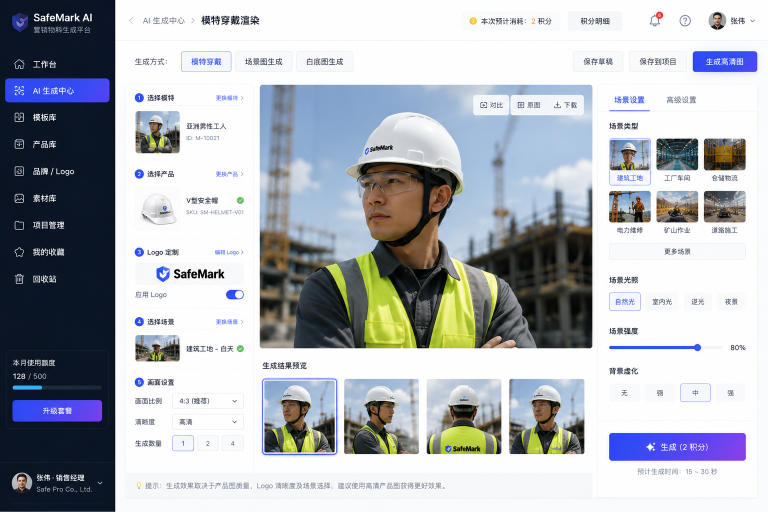
#> input picture ppe-product-admin/server/uploads/products/test.jpg, 1536 x 1024 px (shown at 1/2 size)
$ python -i human_anchor_service.py   (imports and definitions only)
#> lines starting #> are read from the running program, lines starting #| are printed output that depends on the picture; after the words box and inside, x2 and y2 are one past the last pixel; in counts of white or black regions, pixels touching at a corner belong together
#> further down, picture is the input picture: PIL image 1536x1024 RGB; mean R, G, B 175.2, 179.3, 185.7
"""Body-aware anchors for deterministic PPE placement.

The service deliberately exposes a small, model-independent anchor contract.
The current provider uses Pillow-only image measurements so it can run in the
existing AI service virtualenv.  A future DWPose provider can return the same
contract without changing the placement, mask, or generation pipeline.
"""
from __future__ import annotations

from dataclasses import asdict, dataclass
from typing import Any

from PIL import Image, ImageChops, ImageFilter


@dataclass(frozen=True)
class Box:
    x0: int
    y0: int
    x1: int
    y1: int

    @property
    def width(self) -> int:
        return max(0, self.x1 - self.x0)

    @property
    def height(self) -> int:
        return max(0, self.y1 - self.y0)

    @property
    def center_x(self) -> float:
        return (self.x0 + self.x1) / 2.0


# [87 lines left out: functions _profile, _runs, _merge_runs, _skin_mask, detect_face_box, not called in this run]


def _background_color(image: Image.Image) -> tuple[int, int, int]:
    rgb = image.convert("RGB")
    patch = max(2, round(min(rgb.size) * 0.025))
#> patch = 26
    samples: list[tuple[int, int, int]] = []
    for x0, y0 in (
        (0, 0),
        (rgb.width - patch, 0),
        (0, rgb.height - patch),
        (rgb.width - patch, rgb.height - patch),
    ):
        crop = rgb.crop((x0, y0, x0 + patch, y0 + patch)).resize((1, 1), Image.Resampling.BOX)
        samples.append(crop.getpixel((0, 0)))
#> after the loop, samples = [(10, 19, 35), (254, 254, 254), (15, 24, 40), (250, 251, 253)]
    return tuple(sum(sample[channel] for sample in samples) // len(samples) for channel in range(3))


def _subject_mask(image: Image.Image) -> Image.Image:
    """Separate a studio subject from its mostly uniform corner background."""
    rgb = image.convert("RGB")
    background = _background_color(rgb)
#> background = (132, 137, 145)
    pixels = []
    for red, green, blue in rgb.getdata():
        distance = abs(red - background[0]) + abs(green - background[1]) + abs(blue - background[2])
        pixels.append(255 if distance >= 42 else 0)
#> this loop made 1572864 passes
#> (red, green, blue, distance) on passes 1 to 3: (11, 21, 36, 346), (9, 20, 36, 349), (9, 19, 36, 350)
#> after the loop, pixels = 1572864 items
    mask = Image.new("L", rgb.size, 0)
#> mask: PIL image 1536x1024 L; every value is 0
    mask.putdata(pixels)
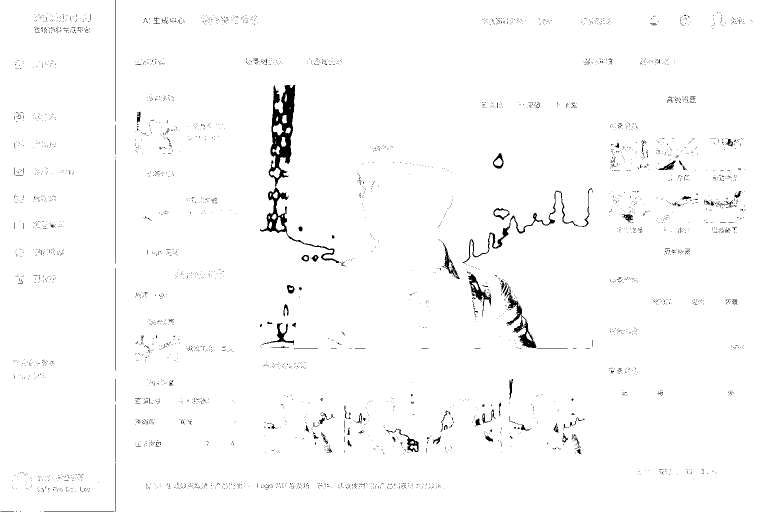
#> mask: PIL image 1536x1024 L (shown at 1/2 size); 98.3% white; 3691 black regions (3600 under 20 px), largest, box (x1, y1, x2, y2) and area: (520, 170, 679, 526) 7184, (925, 381, 1159, 527) 1595, (1012, 579, 1073, 696) 1580
    return mask.filter(ImageFilter.GaussianBlur(max(1, round(min(rgb.size) * 0.006)))).point(
        lambda value: 255 if value >= 42 else 0
    )
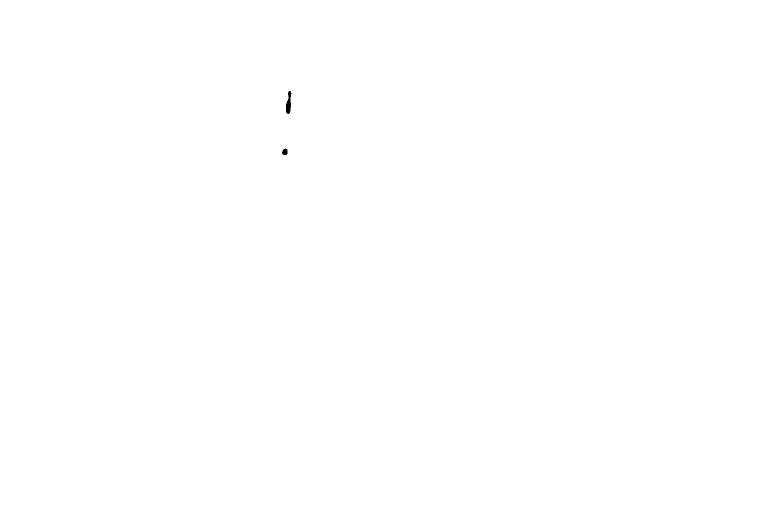
#> returned value: PIL image 1536x1024 L (shown at 1/2 size); 100% white; 2 black regions, box (x1, y1, x2, y2) and area: (572, 182, 583, 228) 324, (564, 297, 575, 310) 114


# [114 lines left out: functions _dominant_subject_box, _mask_box, _hand_boxes, _foot_boxes, analyze_body_anchors, not called in this run]


def _center(box: dict[str, int]) -> tuple[float, float]:
    return (box["x0"] + box["x1"]) / 2.0, (box["y0"] + box["y1"]) / 2.0


# [9 lines left out: function resolve_ppe_placements, not called in this run]


def public_anchor_metadata(anchors: dict[str, Any]) -> dict[str, Any]:
    """Drop the in-memory mask before persisting JSON metadata."""
    return {key: value for key, value in anchors.items() if key != "subject_mask"}

>>> from PIL import Image
>>> picture = Image.open('../../../ppe-product-admin/server/uploads/products/test.jpg')
>>> result = _subject_mask(picture)
